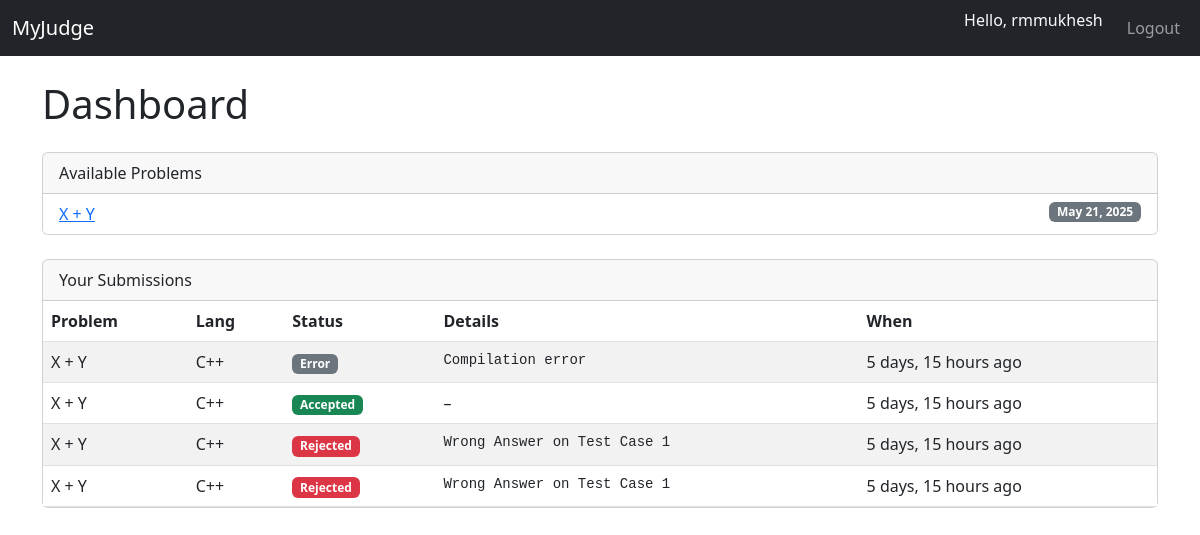
The page /dashboard/ (signed in) on the database its author committed.
### dashboard/models.py (models this page shows, shortened)
class Problem(models.Model):
    title = models.CharField(max_length=200)
    description = models.TextField()
    created_by = models.ForeignKey(
        User, on_delete=models.CASCADE,
        limit_choices_to={'is_superuser': True},
        null=True,
        blank=True
    )
    created_at = models.DateTimeField(auto_now_add=True)

class Submission(models.Model):
    STATUS_CHOICES = [
        ('P', 'Pending'),
        ('A', 'Accepted'),
        ('R', 'Rejected'),
        ('E', 'Error'),
        ('T', 'Timed Out'),
    ]
    LANG_CHOICES = [
        ('CPP', 'C++'),
        ('PY', 'Python'),
    ]
    user = models.ForeignKey(User, on_delete=models.CASCADE)
    problem = models.ForeignKey(Problem, on_delete=models.CASCADE)
    code = models.TextField()
    language = models.CharField(max_length=3, choices=LANG_CHOICES, default='PY', help_text="Select your language")
    submitted_at = models.DateTimeField(auto_now_add=True)
    status = models.CharField(max_length=1, choices=STATUS_CHOICES, default='P')
    verdict_details = models.TextField(blank=True)
    class Meta:
        ordering = ['-submitted_at']

### dashboard/views.py (the view)
# urls.py: path('', views.dashboard, name='dashboard'),
@login_required
def dashboard(request):
    problems = Problem.objects.filter(created_by__is_superuser=True)
    submissions = Submission.objects.filter(user=request.user)
    return render(request, 'dashboard.html', {'problems': problems, 'submissions': submissions})

### dashboard/templates/dashboard.html (shortened to what this page needs)
{% extends "base.html" %}
{% load humanize %}
{% block content %}
  <h1 class="mb-4">Dashboard</h1>
  <div class="card mb-4">
    <div class="card-header">Available Problems</div>
    <ul class="list-group list-group-flush">
      {% for p in problems %}
        <li class="list-group-item">
          <a href="{% url 'dashboard:problem_detail' p.id %}">{{ p.title }}</a>
          <span class="badge bg-secondary float-end">{{ p.created_at|date:"M d, Y" }}</span>
        </li>
      {% empty %}
        <li class="list-group-item">No problems have been created yet.</li>
      {% endfor %}
    </ul>
  </div>
  <div class="card">
    <div class="card-header">Your Submissions</div>
    <div class="table-responsive">
      <table class="table table-striped mb-0">
        <thead>
          <tr>
            <th>Problem</th>
            <th>Lang</th>
            <th>Status</th>
            <th>Details</th>
            <th>When</th>
          </tr>
        </thead>
        <tbody>
          {% for s in submissions %}
            <tr>
              <td>{{ s.problem.title }}</td>
              <td>{{ s.get_language_display }}</td>
              <td>
                {% if s.status == 'A' %}
                  <span class="badge bg-success">{{ s.get_status_display }}</span>
                {% elif s.status == 'R' %}
                  <span class="badge bg-danger">{{ s.get_status_display }}</span>
                {% elif s.status == 'T' %}
                  <span class="badge bg-warning text-dark">{{ s.get_status_display }}</span>
                {% else %}
                  <span class="badge bg-secondary">{{ s.get_status_display }}</span>
                {% endif %}
              </td>
              <td>
                {% if s.verdict_details %}
                  <pre class="mb-0">{{ s.verdict_details }}</pre>
                {% else %}
                  &ndash;
                {% endif %}
              </td>
              <td>{{ s.submitted_at|naturaltime }}</td>
            </tr>
          {% empty %}
            <tr>
              <td colspan="5" class="text-center">You haven't submitted any solutions yet.</td>
            </tr>
          {% endfor %}
        </tbody>
      </table>
    </div>
  </div>
{% endblock %}

### templates/base.html (shortened to what this page needs)
{% load static %}
<!DOCTYPE html>
<html lang="en">
<head>
  <link
    href="https://cdn.jsdelivr.net/npm/bootstrap@5.3.0/dist/css/bootstrap.min.css"
    rel="stylesheet"
  >
</head>
<body>
  <nav class="navbar navbar-expand-lg navbar-dark bg-dark mb-4">
    <div class="container-fluid">
      <a class="navbar-brand" href="{% url 'dashboard:dashboard' %}">MyJudge</a>
      <ul class="navbar-nav ms-auto">
        {% if user.is_authenticated %}
          <li class="nav-item">
            <span class="navbar-text text-light me-3">
              Hello, {{ user.username }}
            </span>
          </li>
          <li class="nav-item"><a class="nav-link" href="/auth/logout/">Logout</a></li>
        {% else %}
          <li class="nav-item"><a class="nav-link" href="/auth/login/">Login</a></li>
          <li class="nav-item"><a class="nav-link" href="/auth/register/">Sign Up</a></li>
        {% endif %}
      </ul>
    </div>
  </nav>
  <div class="container">
    {% block content %}{% endblock %}
  </div>
</body>
</html>

### rows shown on the page
Problem: title "X + Y", created_at "May 21, 2025"
Submission: problem "X + Y", language "C++", status "Error", verdict_details "Compilation error", submitted_at "5 days, 15 hours ago"
Submission: problem "X + Y", language "C++", status "Accepted", submitted_at "5 days, 15 hours ago"
Submission: problem "X + Y", language "C++", status "Rejected", verdict_details "Wrong Answer on Test Case 1", submitted_at "5 days, 15 hours ago"
Submission: problem "X + Y", language "C++", status "Rejected", verdict_details "Wrong Answer on Test Case 1", submitted_at "5 days, 15 hours ago"

### other values the page prints
{{ user.username }} "rmmukhesh"
